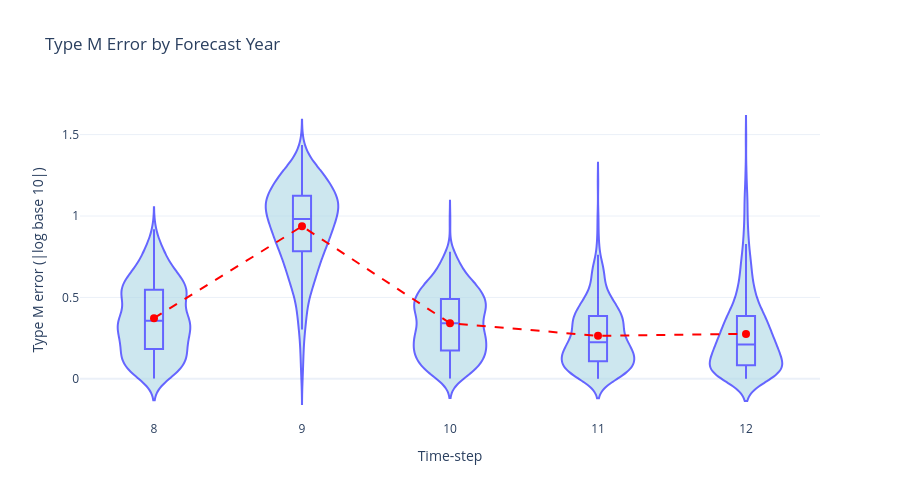

Notebook code for this chart:
### Code cell
# ---------------------------------------------------------------------
# Plot Type M error (magnitude error) by forecast year
# ---------------------------------------------------------------------
# Visualize how much predictions deviate in magnitude from observations
# at each forecast step.
#
# The plot shows:
#   - Violin distributions: full distribution of Type M errors across
#     all simulated prediction paths (uncertainty)
#   - Red dashed line: mean Type M error at each step
#
# Interpretation:
#   - 0   → perfect magnitude agreement
#   - >0  → over- or under-estimation
#   - larger values → larger multiplicative error (log scale)

fig = plot_type_m_errors(
    true_value=y_test,
    estimate=preds,
    steps=steps,
    per_step_errs=per_step_errs,
    means=means,
    base=10,
    title="Type M Error by Forecast Year"
)

fig.show()

### Figure 1 — Plotly figure (JSON) as saved in the notebook; plotly's stock layout.template omitted (floating-point values rounded to 4 significant figures; data arrays with more than 128 entries replaced by an {"elided": "..."} marker saying what was removed)
{"data": [{"box": {"visible": true}, "fillcolor": "lightblue", "line": {"color": "blue"}, "meanline": {"visible": false}, "name": "8", "opacity": 0.6, "points": false, "showlegend": false, "type": "violin", "x": {"elided": "500 int values"}, "y": {"elided": "500 float values"}}, {"box": {"visible": true}, "fillcolor": "lightblue", "line": {"color": "blue"}, "meanline": {"visible": false}, "name": "9", "opacity": 0.6, "points": false, "showlegend": false, "type": "violin", "x": {"elided": "500 int values"}, "y": {"elided": "500 float values"}}, {"box": {"visible": true}, "fillcolor": "lightblue", "line": {"color": "blue"}, "meanline": {"visible": false}, "name": "10", "opacity": 0.6, "points": false, "showlegend": false, "type": "violin", "x": {"elided": "500 int values"}, "y": {"elided": "500 float values"}}, {"box": {"visible": true}, "fillcolor": "lightblue", "line": {"color": "blue"}, "meanline": {"visible": false}, "name": "11", "opacity": 0.6, "points": false, "showlegend": false, "type": "violin", "x": {"elided": "500 int values"}, "y": {"elided": "500 float values"}}, {"box": {"visible": true}, "fillcolor": "lightblue", "line": {"color": "blue"}, "meanline": {"visible": false}, "name": "12", "opacity": 0.6, "points": false, "showlegend": false, "type": "violin", "x": {"elided": "500 int values"}, "y": {"elided": "500 float values"}}, {"line": {"color": "red", "dash": "dash"}, "marker": {"color": "red", "size": 8, "symbol": "circle"}, "mode": "markers+lines", "name": "Mean Type M error", "showlegend": false, "type": "scatter", "x": [8, 9, 10, 11, 12], "y": [0.3722, 0.9369, 0.3415, 0.2639, 0.276]}], "layout": {"height": 500, "title": {"text": "Type M Error by Forecast Year"}, "violingap": 0.3, "violinmode": "overlay", "width": 900, "xaxis": {"title": {"text": "Time-step"}}, "yaxis": {"title": {"text": "Type M error (|log base 10|)"}}}}
